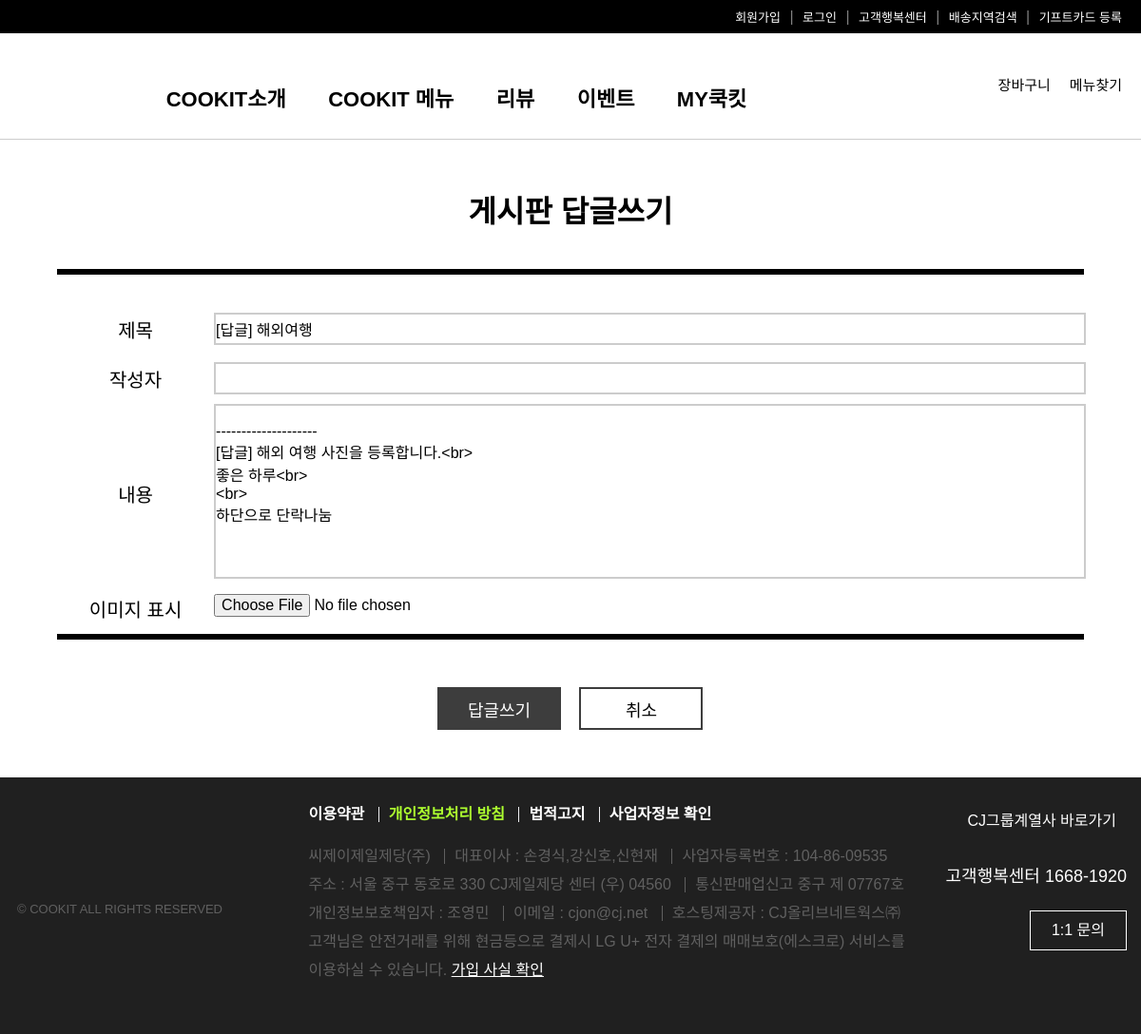
The app's page /freeBoard/1/1/1/28/fboardReply, older data.
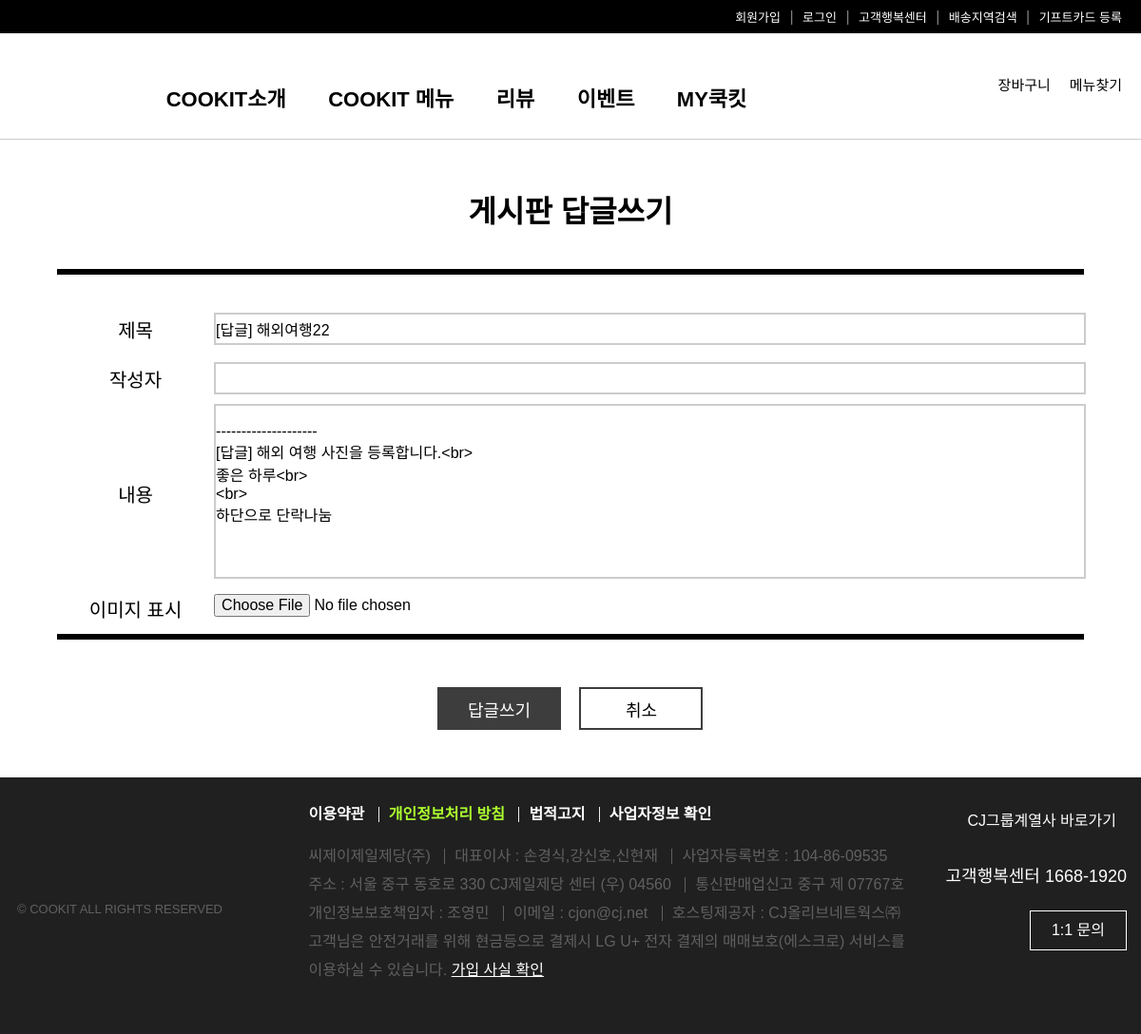
The same page, newer data.
### freeBoard/models.py (models this page shows, shortened)
class Fboard(models.Model):
    b_no = models.AutoField(primary_key=True)
    member = models.ForeignKey(Member,on_delete=models.DO_NOTHING,null=True)
    b_title = models.CharField(max_length=1000)
    b_content = models.TextField()
    b_date = models.DateTimeField(default=datetime.now(),blank=True)
    b_group = models.IntegerField(default=0)
    b_step = models.IntegerField(default=0)
    b_indent = models.IntegerField(default=0)
    b_hit = models.IntegerField(default=1)
    b_file = models.ImageField(blank=True)

### freeBoard/views.py (the view, shortened to what this page needs)
# urls.py: path('<int:nowpage>/<str:category>/<str:sword>/<str:b_no>/fboardReply',views.fboardReply,name="fboardReply"),
def fboardReply(request,nowpage,category,sword,b_no):
    if request.method == 'GET':
        qs = Fboard.objects.get(b_no=b_no)
        context = {"fboard":qs,"nowpage":nowpage,"category":category,"sword":sword}
        print("views :",b_no)
        return render(request,'fboardReply.html',context)
    return

### freeBoard/templates/fboardReply.html (shortened to what this page needs)
{% load static %}
<!DOCTYPE html>
<html lang="ko">
<head>
  <link rel="stylesheet" href="{% static 'css/style.css' %}">
  <link rel="stylesheet" href="{% static 'css/write.css' %}">
</head>
<body>
  <header>
    <ul>
      <li>회원가입</li> <span>|</span>
      <li>로그인</li> <span>|</span>
      <li>고객행복센터</li> <span>|</span>
      <li>배송지역검색</li> <span>|</span>
      <li>기프트카드 등록</li>
    </ul>
  </header>
  <nav>
    <div class="logo"></div>
    <div id="search">
      <div class="search"></div><br>
      <span>메뉴찾기</span>
    </div>
    <div id="cart">
      <div class="cart"></div><br>
      <span>장바구니</span>
    </div>
    <div class="nav-menu">
      <ul>
        <li>COOKIT소개</li>
        <li>COOKIT 메뉴</li>
        <li>리뷰</li>
        <li>이벤트</li>
        <li>MY쿡킷</li>
      </ul>
    </div>
  </nav>
  <section>
    <h1>게시판 답글쓰기</h1>
    <hr>
    <form action="{% url 'freeBoard:fboardReply' nowpage category sword fboard.b_no %}" name="write" method="post" enctype="multipart/form-data">
      <table>
        <colgroup>
          <col width="15%">
          <col width="85%">
        </colgroup>
        <tr>
          <th>제목</th>
          <td>
            <input type="text" name="title" id="title" value="[답글] {{ fboard.b_title}}">
          </td>
        </tr>
        <tr>
          <th>작성자</th>
          <td>
            <input type="text" name="id" value="{{request.session.session_id }}" readonly >
          </td>
        </tr>
        <tr>
          <th>내용</th>
          <td>
            <textarea name="content" cols="50" rows="10">
--------------------
[답글] {{fboard.b_content}}</textarea>
          </td>
        </tr>
        <tr>
          <th>이미지 표시</th>
          <td>
            <input type="file" name="file" id="file">
          </td>
        </tr>
      </table>
      <hr>
      <div class="button-wrapper">
        <button type="button" onclick="replyBtn()" class="write">답글쓰기</button>
        <button type="button" onclick="cancelBtn()" class="cancel">취소</button>
      </div>
    </form>
  </section>
  <footer>
    <div class="wrapper">
      <div class="footer-left">
        <div class="footer-logo"></div>
        <div class="copyright">© COOKIT ALL RIGHTS RESERVED</div>
      </div>
      <div class="footer-center">
        <ul class="footer-nav">
          <li class="first-list">이용약관</li>
          <li class="green">개인정보처리 방침</li>
          <li>법적고지</li>
          <li>사업자정보 확인</li>
        </ul>
        <ul class="footer-info">
          <li class="first-list">씨제이제일제당(주)</li>
          <li>대표이사 : 손경식,강신호,신현재</li>
          <li>사업자등록번호 : 104-86-09535</li>
          <li class="first-list">주소 : 서울 중구 동호로 330 CJ제일제당 센터 (우) 04560</li>
          <li>통신판매업신고 중구 제 07767호</li>
          <li class="first-list">개인정보보호책임자 : 조영민</li>
          <li>이메일 : cjon@cj.net</li>
          <li>호스팅제공자 : CJ올리브네트웍스㈜</li>
        </ul>
        <div id="check">고객님은 안전거래를 위해 현금등으로 결제시 LG U+ 전자 결제의 매매보호(에스크로) 서비스를 이용하실 수 있습니다. <span class="check">가입 사실 확인</span></div>
      </div>
      <div class="footer-right">
        <div id="shortcut">
          <span>CJ그룹계열사 바로가기</span>
          <div class="shortcut"></div>
        </div>
        <div class="call">고객행복센터 1668-1920</div>
        <div class="inquery">1:1 문의</div>
      </div>
    </div>
  </footer>
</body>
</html>

Row changes from the older to the newer data that the page shows:
changed Fboard "-------------------- [답글] 해외 여행 사진을 등록합니다.<br> 좋은 하루<br> <br> 하단으로 단락나눔": title "[답글] 해외여행" → "[답글] 해외여행22"
